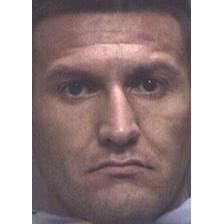
#> input picture Dataset - Assignment 2/Angry (503)/0009.jpg, 224 x 224 px; its folder holds only this picture in this run
$ python -i Random_Histograms_Per_Folder.py   (imports and definitions only)
#> lines starting #> are read from the running program, lines starting #| are printed output that depends on the picture; after the words box and inside, x2 and y2 are one past the last pixel; in counts of white or black regions, pixels touching at a corner belong together
#> in plot_histograms, img is the input picture: PIL image 224x224 RGB; mean R, G, B 162.9, 145.8, 145.4
#!/usr/bin/env python3
# -*- coding: utf-8 -*-
"""
Created on Thu May 30 17:30:01 2024

@author: joudbabik

This script will randomly pick 15 images from a specified directory (and its subdirectories) and will
draw the histogram based on the image mode (RGB or L) it will also save the histograms and images in
another specified directory to be used for reporting.
"""

import os
import numpy as np
import matplotlib.pyplot as plt
from PIL import Image
import random
import shutil


def mask_background(img):
    """
    Parameters:
    img (PIL.Image): The image from which to create the mask.

    Returns:
    numpy.ndarray: A mask array that is True where the pixel color is not the background.

    - Provides a mask (a 2D boolean array that matches the size of the input image).
    - The boolean values in the mask array will inidcate if the corresponding pixels in the input image are background or not.
    - The most frequent pixel color in the input image is the one considered to be the background color.
    - If a pixel color in the input image matches the background color, its corresponding pixel in the mask will be false.
    """
    #conver the input image into an array (3D if RGB or 2D if Grayscale)
    img_array = np.array(img)

    #process the RGB images (3D array)
    if img.mode == 'RGB':

        # convert the 3D array in into a 2D array of pixel values
        # use the np.unique function to get 2 arrays:
        # - all the colors
        # - the count of each different color
        colors, counts = np.unique(img_array.reshape(-1, 3), axis=0, return_counts=True)

        # get the most frequent color and set it as the background color
        # using the counts and colors variables
        background_color = colors[counts.argmax()]

        # compares every pixel in the image to the background color
        # returns a 2D boolean array
        mask = np.all(img_array != background_color, axis=-1)

    # process when the image is black and white
    else:

        # returns the grayscale color with the highest count in the
        background_color = np.bincount(img_array.flatten()).argmax()

        # generate the 2D boolean array
        mask = img_array != background_color
    return mask

def is_grayscale(img):
    """
    some black and white images have 3 channels of identical pixel values.
    manually checks if the images is gray scale by manually checking if all 3 pixel values
    are identical for all pixels in an image.
    """
    # process a potentially black and white image with 3 channels of identical pixel values per pixel
    if img.mode == 'RGB':
        # split the image into 3 single-band images
        r, g, b = img.split()
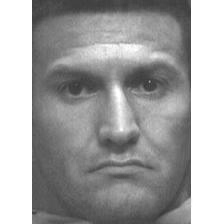
#> r: PIL image 224x224 L; min 54, max 255, mean 162.9
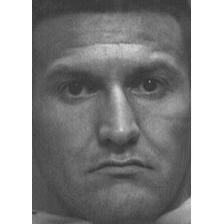
#> g: PIL image 224x224 L; min 45, max 255, mean 145.8

        # create an array from each band
        r_data = np.array(r)
        g_data = np.array(g)
        b_data = np.array(b)

        #return true for an RGB if all pixel values are the same
        return np.array_equal(r_data, g_data) and np.array_equal(r_data, b_data)

    # return true if image mode is already black and white (single channel)
    return img.mode == 'L'

def plot_histograms(image_path, save_dir):
    """
    Parameters:
        image_path (str): Path of the image to be processed.
        save_dir (str): Path to the folder where the histograms will be saved.

    This function plots the histogram of a specific image and saves all the histograms and images to a specified directory.
    It will mask the image and plot based on the mode of the image, either an RGB or Grayscale histogram, with the use of two helper functions:
        - is_grayscale: Determines if an RGB image is effectively a grayscale image.
        - mask_background: Creates a mask to exclude the most frequent background color from histogram calculations.
    """

    # Open the selected image and get its name
    img = Image.open(image_path)
    image_name = os.path.splitext(os.path.basename(image_path))[0]

    # Grayscale image processing
    if is_grayscale(img):

        # If it's an RGB image with identical channel values, change the mode to 'L' (grayscale)
        gray_img = img.convert('L')

        # Get the mask of the image to exclude background pixels
        mask = mask_background(gray_img)

        # Create a 1D array of non-background pixel values
        gray_data = np.array(gray_img)[mask]

        # Create the grayscale histogram based on the mask filter
        gray_hist, _ = np.histogram(gray_data, bins=256, range=(0, 255))

        # Plot and save the grayscale histogram
        plt.figure(figsize=(12, 6))
        plt.bar(range(256), gray_hist, color='gray', alpha=0.5, label='Grayscale Channel', width=1.0)
        plt.title(f'Pixel Intensity Histogram (Grayscale) - {image_name}')
        plt.xlabel('Pixel Intensity')
        plt.ylabel('Frequency')
        plt.legend()
        plt.grid(True)
        plt.savefig(os.path.join(save_dir, f'{image_name}_gray_histogram.png'))
        plt.close()

    # RGB image processing
    elif img.mode == 'RGB':
        # Get the mask of the image to exclude background pixels
        mask = mask_background(img)
#> in mask_background, `colors, counts = np.unique(img_array.reshape(-1, 3), axis=0, return_co..`: counts = 8972 values, max 13979 at index 8971, min 1 at index 0, mean 5.59
#> in mask_background, `background_color = colors[counts.argmax()]`: background_color = [255, 255, 255]
#> in mask_background, `mask = np.all(img_array != background_color, axis=-1)`:
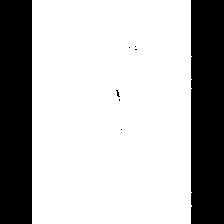
#> mask: shape (224, 224) bool; 71% white; 8 black regions (6 under 20 px), largest, box (x1, y1, x2, y2) and area: (191, 0, 224, 224) 7386, (0, 0, 32, 224) 7168

        # Split the image into its R, G, B channels
        r, g, b = img.split()

        # Create 1D arrays of non-background pixel values for each channel
        r_data = np.array(r)[mask]
        g_data = np.array(g)[mask]
        b_data = np.array(b)[mask]

        # Create histograms for each channel based on the mask filter
        r_hist, _ = np.histogram(r_data, bins=256, range=(0, 255))
#> r_hist = 256 values, max 453 at index 87, min 0 at index 0, mean 139.1
        g_hist, _ = np.histogram(g_data, bins=256, range=(0, 255))
#> g_hist = 256 values, max 653 at index 81, min 0 at index 0, mean 139.1
        b_hist, _ = np.histogram(b_data, bins=256, range=(0, 255))
#> b_hist = 256 values, max 740 at index 90, min 0 at index 0, mean 139.1

        # Plot and save the RGB histogram
        plt.figure(figsize=(12, 6))
        plt.bar(range(256), r_hist, color='red', alpha=0.5, label='Red Channel', width=1.0)
        plt.bar(range(256), g_hist, color='green', alpha=0.5, label='Green Channel', width=1.0)
        plt.bar(range(256), b_hist, color='blue', alpha=0.5, label='Blue Channel', width=1.0)
        plt.title(f'Pixel Intensity Histogram (RGB) - {image_name}')
        plt.xlabel('Pixel Intensity')
        plt.ylabel('Frequency')
        plt.legend()
        plt.grid(True)
        plt.savefig(os.path.join(save_dir, f'{image_name}_rgb_histogram.png'))
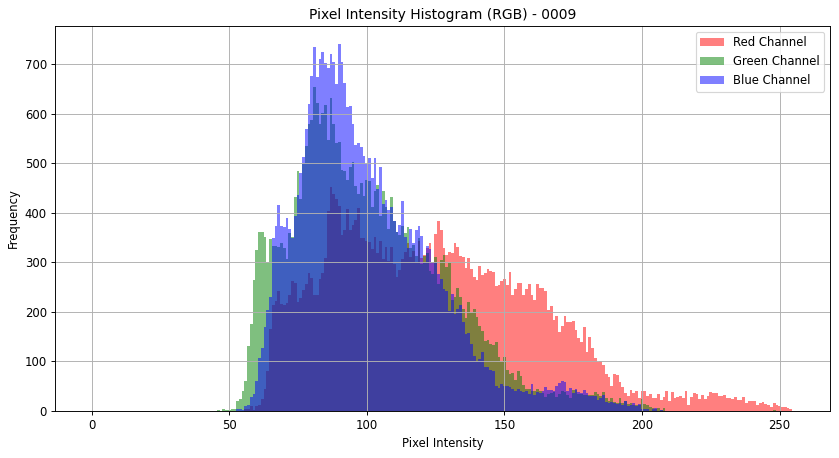
#> figure drawn by matplotlib, 1 panel; tallest bar 453 high, from x = 86.5 to 87.5; tallest bar 653 high, from x = 80.5 to 81.5; tallest bar 740 high, from x = 89.5 to 90.5
        plt.close()

# [42 lines left out: function process_images, not called in this run]

# **********************************************
# Example usage - MAKE SURE TO ENTER DIRECTORIES
# **********************************************

# Replace with your directory path
directory = ''
# Directory to save histograms
save_dir = ''

# [1 line not run here, left out]

>>> result = plot_histograms('../Dataset - Assignment 2/Angry (503)/0009.jpg', 'out.png')

$ run again, on Dataset - Assignment 2/Angry (503)/0967.jpg
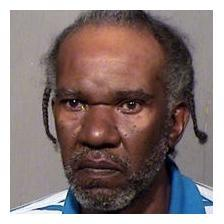
#> input picture Dataset - Assignment 2/Angry (503)/0967.jpg, 224 x 224 px
#> in plot_histograms, img is the input picture: PIL image 224x224 RGB; mean R, G, B 138.6, 123.2, 121.6
#> counts = 18705 values, max 2687 at index 18704, min 1 at index 2, mean 2.68
#> background_color = [255, 255, 255]
#> in mask_background, `mask = np.all(img_array != background_color, axis=-1)`:
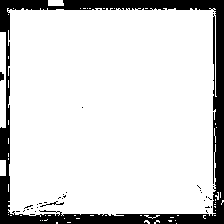
#> mask: shape (224, 224) bool; 85.1% white; 32 black regions (29 under 20 px), largest, box (x1, y1, x2, y2) and area: (0, 0, 224, 224) 7343, (40, 201, 64, 207) 36, (0, 72, 4, 81) 29
#> r_hist = 256 values, max 1027 at index 254, min 0 at index 255, mean 166.8
#> g_hist = 256 values, max 847 at index 254, min 0 at index 196, mean 166.8
#> b_hist = 256 values, max 819 at index 254, min 0 at index 198, mean 166.8
#> in plot_histograms, `plt.savefig(os.path.join(save_dir, f'{image_name}_rgb_histogram.png'))`:
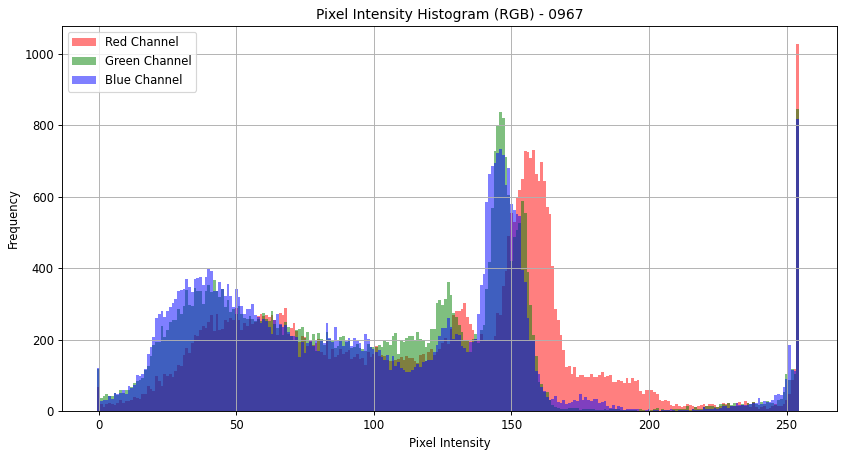
#> figure drawn by matplotlib, 1 panel; tallest bar 1027 high, from x = 253.5 to 254.5; tallest bar 847 high, from x = 253.5 to 254.5; tallest bar 819 high, from x = 253.5 to 254.5
